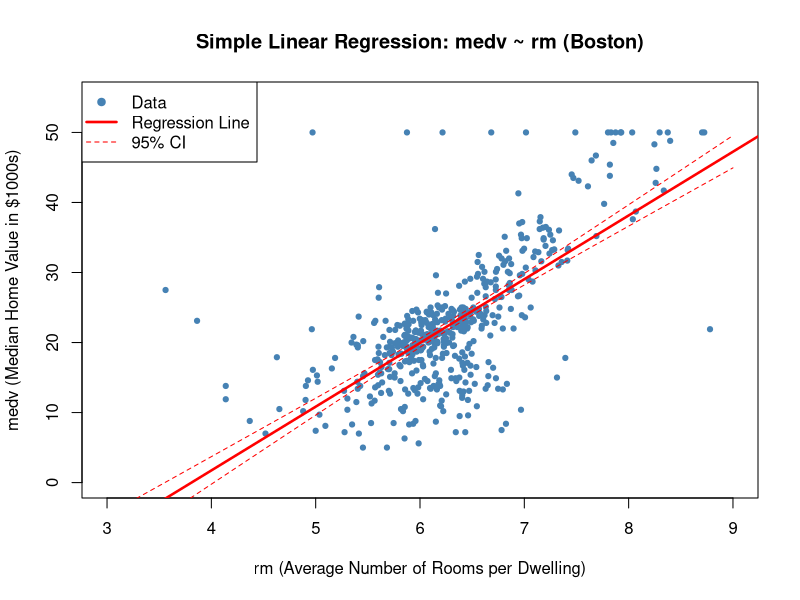
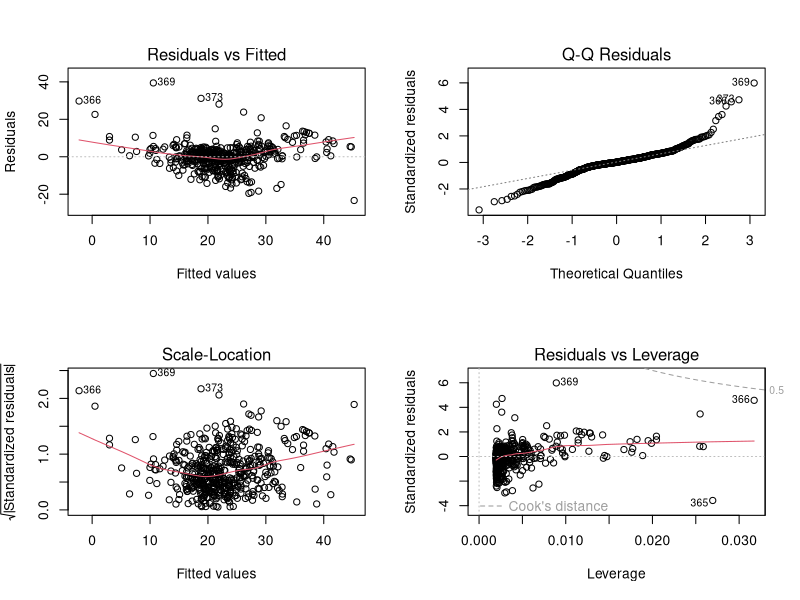

Reproduce these figures in R, in order.
############################################################
# Part 1: Simple Linear Regression
# Boston Dataset (MASS Library)
# Predicting medv from rm (avg rooms per dwelling)
############################################################

library(MASS)
data(Boston)

cat("========== PART 1: Simple Linear Regression ==========\n")
cat("Dataset: Boston from MASS library\n")
cat("Response: medv (median home value in $1000s)\n")
cat("Predictor: rm (average number of rooms per dwelling)\n\n")

# --- Dataset overview ---
cat("--- Dataset overview ---\n")
cat("Observations:", nrow(Boston), "\n")
cat("Variables:", ncol(Boston), "\n\n")

cat("--- Variable descriptions ---\n")
cat("crim    - per capita crime rate by town\n")
cat("zn      - proportion of residential land zoned for lots > 25,000 sq.ft.\n")
cat("indus   - proportion of non-retail business acres per town\n")
cat("chas    - Charles River dummy variable (1 = tract bounds river)\n")
cat("nox     - nitrogen oxides concentration (parts per 10 million)\n")
cat("rm      - average number of rooms per dwelling\n")
cat("age     - proportion of owner-occupied units built prior to 1940\n")
cat("dis     - weighted distances to five Boston employment centres\n")
cat("rad     - index of accessibility to radial highways\n")
cat("tax     - full-value property-tax rate per $10,000\n")
cat("ptratio - pupil-teacher ratio by town\n")
cat("black   - 1000(Bk - 0.63)^2 where Bk is proportion of Black residents\n")
cat("lstat   - percent lower status of the population\n")
cat("medv    - median value of owner-occupied homes in $1000s\n\n")

# --- Summary statistics ---
cat("--- Summary of medv and rm ---\n")
print(summary(Boston[, c("medv", "rm")]))

# --- Fit simple linear regression ---
slr.fit <- lm(medv ~ rm, data = Boston)

cat("\n--- Simple Linear Regression: medv ~ rm ---\n")
print(summary(slr.fit))

# --- Confidence intervals ---
cat("\n--- 95% Confidence Intervals ---\n")
print(confint(slr.fit))

# --- Predictions ---
cat("\n--- Predictions at rm = 5, 6, 7, 8 ---\n")
cat("Confidence intervals:\n")
print(predict(slr.fit, data.frame(rm = c(5, 6, 7, 8)), interval = "confidence"))
cat("\nPrediction intervals:\n")
print(predict(slr.fit, data.frame(rm = c(5, 6, 7, 8)), interval = "prediction"))

# --- PLOT: Regression plot ---
plot(Boston$rm, Boston$medv,
     xlab = "rm (Average Number of Rooms per Dwelling)",
     ylab = "medv (Median Home Value in $1000s)",
     main = "Simple Linear Regression: medv ~ rm (Boston)",
     col = "steelblue", pch = 19, cex = 0.7,
     xlim = c(3, 9), ylim = c(0, 55))
abline(slr.fit, col = "red", lwd = 2.5)
new_rm <- data.frame(rm = seq(3, 9, length.out = 300))
ci <- predict(slr.fit, new_rm, interval = "confidence")
lines(new_rm$rm, ci[, "lwr"], col = "red", lty = 2)
lines(new_rm$rm, ci[, "upr"], col = "red", lty = 2)
legend("topleft", legend = c("Data", "Regression Line", "95% CI"),
       col = c("steelblue", "red", "red"),
       pch = c(19, NA, NA), lty = c(NA, 1, 2),
       lwd = c(NA, 2.5, 1), bg = "white")

# --- PLOT: 4-panel residual diagnostics ---
par(mfrow = c(2, 2))
plot(slr.fit)
par(mfrow = c(1, 1))

# --- Leverage analysis ---
cat("\n--- Leverage analysis ---\n")
cat("Max leverage:", max(hatvalues(slr.fit)), "\n")
cat("Index of max leverage:", which.max(hatvalues(slr.fit)), "\n")
cat("rm value at max leverage:", Boston$rm[which.max(hatvalues(slr.fit))], "\n")
